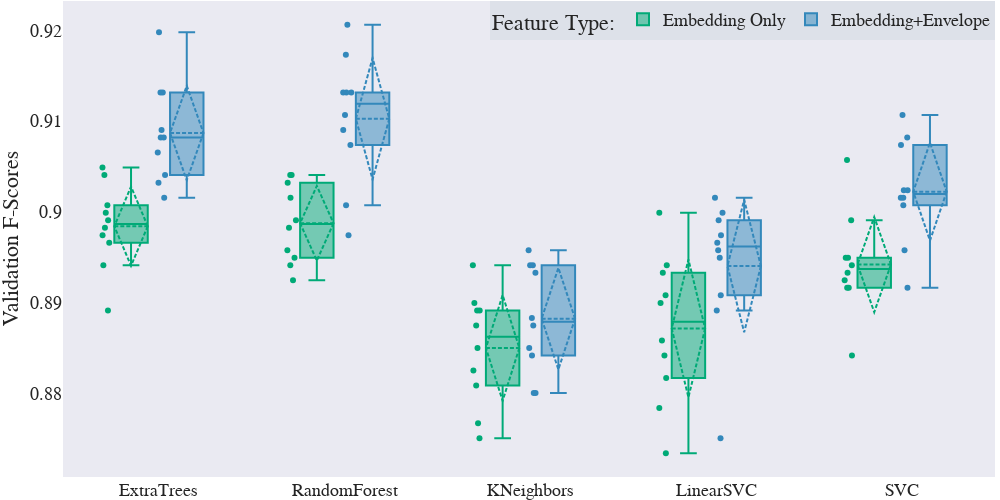

The cell this chart's notebook holds for it:
### Code cell
fig = mme_comparisons()
fig.show()

### Figure 1 — Plotly figure (JSON) as saved in the notebook; plotly's stock layout.template omitted (floating-point values rounded to 4 significant figures)
{"data": [{"alignmentgroup": "True", "boxmean": "sd", "boxpoints": "all", "hovertemplate": "feat_type=Embedding Only<br>model=%{x}<br>y=%{y}<extra></extra>", "legendgroup": "Embedding Only", "marker": {"color": "#00AA77"}, "name": "Embedding Only", "notched": false, "offsetgroup": "Embedding Only", "orientation": "v", "showlegend": true, "type": "box", "x": ["ExtraTrees", "ExtraTrees", "ExtraTrees", "ExtraTrees", "ExtraTrees", "ExtraTrees", "ExtraTrees", "ExtraTrees", "ExtraTrees", "ExtraTrees", "RandomForest", "RandomForest", "RandomForest", "RandomForest", "RandomForest", "RandomForest", "RandomForest", "RandomForest", "RandomForest", "RandomForest", "KNeighbors", "KNeighbors", "KNeighbors", "KNeighbors", "KNeighbors", "KNeighbors", "KNeighbors", "KNeighbors", "KNeighbors", "KNeighbors", "LinearSVC", "LinearSVC", "LinearSVC", "LinearSVC", "LinearSVC", "LinearSVC", "LinearSVC", "LinearSVC", "LinearSVC", "LinearSVC", "SVC", "SVC", "SVC", "SVC", "SVC", "SVC", "SVC", "SVC", "SVC", "SVC"], "x0": " ", "xaxis": "x", "y": [0.8966, 0.8999, 0.9041, 0.8941, 0.8991, 0.9049, 0.8974, 0.8983, 0.9007, 0.8892, 0.8941, 0.8958, 0.9041, 0.8983, 0.8991, 0.9041, 0.9016, 0.895, 0.9032, 0.8925, 0.8768, 0.8892, 0.8809, 0.885, 0.8825, 0.89, 0.8875, 0.8941, 0.8892, 0.8751, 0.8842, 0.8941, 0.8784, 0.8817, 0.8859, 0.89, 0.8908, 0.8999, 0.8933, 0.8734, 0.8933, 0.895, 0.8916, 0.8925, 0.8941, 0.8991, 0.8916, 0.895, 0.9057, 0.8842], "y0": " ", "yaxis": "y"}, {"alignmentgroup": "True", "boxmean": "sd", "boxpoints": "all", "hovertemplate": "feat_type=Embedding+Envelope<br>model=%{x}<br>y=%{y}<extra></extra>", "legendgroup": "Embedding+Envelope", "marker": {"color": "#3388BB"}, "name": "Embedding+Envelope", "notched": false, "offsetgroup": "Embedding+Envelope", "orientation": "v", "showlegend": true, "type": "box", "x": ["ExtraTrees", "ExtraTrees", "ExtraTrees", "ExtraTrees", "ExtraTrees", "ExtraTrees", "ExtraTrees", "ExtraTrees", "ExtraTrees", "ExtraTrees", "RandomForest", "RandomForest", "RandomForest", "RandomForest", "RandomForest", "RandomForest", "RandomForest", "RandomForest", "RandomForest", "RandomForest", "KNeighbors", "KNeighbors", "KNeighbors", "KNeighbors", "KNeighbors", "KNeighbors", "KNeighbors", "KNeighbors", "KNeighbors", "KNeighbors", "LinearSVC", "LinearSVC", "LinearSVC", "LinearSVC", "LinearSVC", "LinearSVC", "LinearSVC", "LinearSVC", "LinearSVC", "LinearSVC", "SVC", "SVC", "SVC", "SVC", "SVC", "SVC", "SVC", "SVC", "SVC", "SVC"], "x0": " ", "xaxis": "x", "y": [0.9082, 0.9132, 0.9132, 0.9065, 0.9198, 0.9032, 0.9016, 0.909, 0.9082, 0.9041, 0.9132, 0.9132, 0.9173, 0.9074, 0.9206, 0.9007, 0.909, 0.9107, 0.9132, 0.8974, 0.8801, 0.8941, 0.8875, 0.885, 0.8958, 0.8933, 0.8842, 0.8941, 0.8883, 0.8801, 0.8999, 0.8991, 0.8974, 0.8966, 0.9016, 0.8908, 0.895, 0.8892, 0.8958, 0.8751, 0.9024, 0.9016, 0.9024, 0.9007, 0.9107, 0.9082, 0.8916, 0.9016, 0.9074, 0.8958], "y0": " ", "yaxis": "y"}], "layout": {"autosize": false, "boxgap": 0.4, "boxgroupgap": 0.4, "boxmode": "group", "font": {"family": "Times New Roman", "size": 18}, "height": 500, "legend": {"bgcolor": "rgba(110,150,160,0.1)", "orientation": "h", "title": {"text": "Feature Type:"}, "tracegroupgap": 0, "x": 1, "xanchor": "right", "y": 1, "yanchor": "top"}, "margin": {"b": 3, "l": 0, "r": 5, "t": 1}, "title": {"font": {"family": "Times New Roman", "size": 30}}, "width": 1000, "xaxis": {"anchor": "y", "autorange": true, "domain": [0, 1], "range": [-0.5161, 4.5], "showgrid": false, "ticks": "", "title": {}, "type": "category", "zeroline": false}, "yaxis": {"anchor": "x", "autorange": true, "domain": [0, 1], "range": [0.8708, 0.9232], "showgrid": false, "title": {"text": "Validation F-Scores"}, "type": "linear", "zeroline": false}}}
